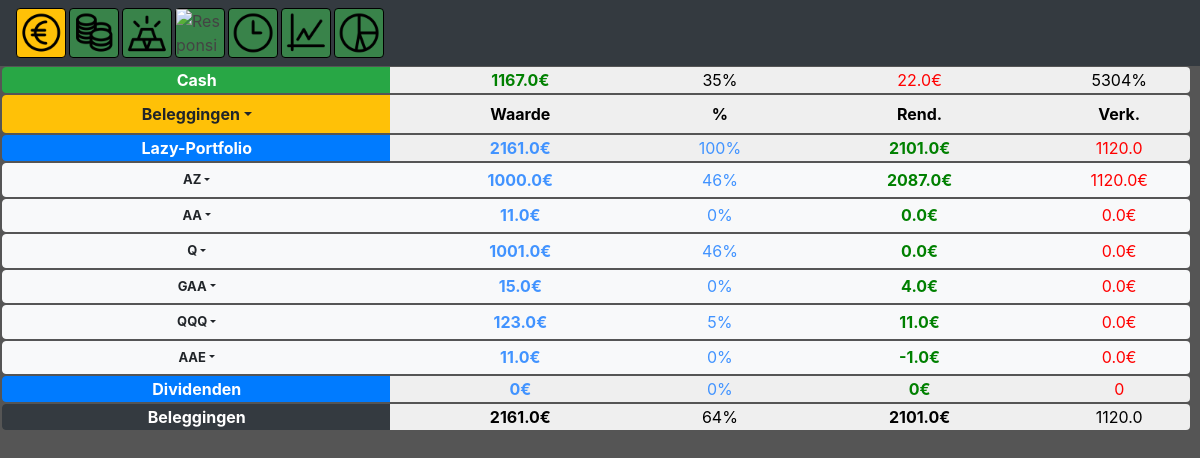
Page /beleggingen (signed in) on the committed database.
### tables this page shows
CREATE TABLE `Portfolios` (
	`userid`	INTEGER NOT NULL,
	`naam`	TEXT NOT NULL
);

CREATE TABLE "Beleggingen" (
	`userid`	INTEGER NOT NULL,
	`naam`	TEXT NOT NULL,
	`prijs`	REAL NOT NULL,
	`waarde`	REAL NOT NULL,
	`portfolio`	TEXT NOT NULL,
	`datum`	TEXT NOT NULL,
	`verkocht`	REAL,
	FOREIGN KEY(`userid`) REFERENCES `users`(`id`)
);

### app.py (the view, shortened to what this page needs)
@app.route("/beleggingen", methods=["POST","GET"])
@login_required
def beleggingen():
    if request.method == "GET":
        db = db_connect('pythonsqlite.db')
        rowsb = db.execute("SELECT * FROM Portfolios WHERE userid = ? ",
                            (session["user_id"],))
        portfolios = rowsb.fetchall()
        rowsb = db.execute("SELECT * FROM Beleggingen WHERE Userid = ?",
                          (session["user_id"],))
        beleggingen = rowsb.fetchall()
        totaalbeleggingen = 0
        totaalprijs = 0
        totaalverkocht = 0
        for row in beleggingen:
            totaalprijs += row[2]
            totaalbeleggingen += row[3]
            totaalverkocht += row[6]
        rowsb = db.execute("SELECT * FROM rekeningen WHERE userid = ? ",
                          (session["user_id"],))
        rowb = rowsb.fetchall()
        cash = 0
        for row in rowb:
            cash += row[1]
        selecteer = db.execute("SELECT * FROM Transacties WHERE userid=? and Soort=? and Datum >= date('now','start of month', '-12 month') and Datum < date('now','start of month')",
                          (session["user_id"], "Uitgave"))
        uitgaven = selecteer.fetchall()
        totaaluitgaven = 0
        for uitgave in uitgaven:
            totaaluitgaven += uitgave[2]
        return render_template("beleggingen.html", portfolios=portfolios, beleggingen=beleggingen, totaalprijs=totaalprijs, totaalbeleggingen=totaalbeleggingen, cash=cash, totaaluitgaven=totaaluitgaven, totaalverkocht=totaalverkocht)

### helpers.py (called while the page is built)
def db_connect(string):
    conn = sqlite3.connect(string)
    return conn.cursor()

def login_required(f):
    @wraps(f)
    def decorated_function(*args, **kwargs):
        if session.get("user_id") is None:
            return redirect("/login")
        return f(*args, **kwargs)
    return decorated_function

### templates/beleggingen.html (shortened to what this page needs)
{%extends "layoutHome.html"%}
{%block homeBody%}
<div class="btn-group headerbudget" role="group" aria-label="Basic example">
    <button type="button" class="hometext bigportfolio btn btn-success">Cash</button>
    <button type="button" class="hometext inkomsthome smallportfolio btn">{{cash}}€</button>
    <button type="button" class="percentportfolio btn">{% if totaaluitgaven > 0 %}{{ (cash / (totaalbeleggingen + cash) * 100) | int }}%{%else%}0%{% endif %}</button>
    <button type="button" class="uitgavehome smallportfolio btn">{{totaaluitgaven}}€</button>
    <button type="button" class="percentportfolio btn">{% if totaaluitgaven > 0 %}{{ (cash / totaaluitgaven * 100) | int }}%{%else%}0%{% endif %}</button>
</div>
<div class="btn-group headerbudget" role="group" aria-label="Basic example">
    <div class="bigportfolio btn-group" role="group">
        <button id="btnGroupDrop1" type="button" class="expensebudget btn btn-warning dropdown-toggle dropdown-toggle-split" data-toggle="dropdown" aria-haspopup="true" aria-expanded="false">
        Beleggingen
        </button>
    </div>
    <button type="button" class="hometext smallportfolio btn">Waarde</button>
    <button type="button" class="hometext percentportfolio btn">%</button>
    <button type="button" class="hometext smallportfolio btn">Rend.</button>
    <button type="button" class="hometext percentportfolio btn">Verk.</button>
</div>
<div class="container-fluid">
    {% for row in portfolios %}
    {%set total = namespace(a=0)%}
    {%set prijs = namespace(b=0)%}
    {%set verkoop = namespace(c=0)%}
    {% for belegging in beleggingen %}
    {% if belegging[4] == row[1] %}
    {%set total.a = total.a + belegging[3] %}
    {%set prijs.b = prijs.b + belegging[2] %}
    {%set verkoop.c = verkoop.c + belegging[6] %}
    {% endif %}
    {% endfor %}
    <div class="btn-group headerbudget" role="group" aria-label="Basic example">
        <button type="button" class="hometext bigportfolio btn btn-primary">{{row[1]}}</button>
        <button type="button" class="hometext savingshome smallportfolio btn ">{{ total.a }}€</button>
        <button type="button" class="savingshome percentportfolio btn ">{% if totaalbeleggingen > 0 %}{{ (total.a / totaalbeleggingen * 100) | int }}%{%else%}0%{% endif %}</button>
        <button type="button" class="hometext inkomsthome smallportfolio btn ">{{ total.a - prijs.b + verkoop.c }}€</button>
        <button type="button" class="uitgavehome percentportfolio btn ">{{verkoop.c}}</button>
      </div>
    {% for belegging in beleggingen %}
    {% if belegging[4] == row[1] %}
    <div class="btn-group headerbudget" role="group" aria-label="Basic example">
        <div class="bigportfolio btn-group thinportfolio" role="group">
                <button id="btnGroupDrop1" type="button" class="expensebudget btn btn-light dropdown-toggle dropdown-toggle-split smallfont" data-toggle="dropdown" aria-haspopup="true" aria-expanded="false">
                    {{belegging[1]}}
                </button>
            </div>
        <button type="button" class="hometext savingshome smallportfolio btn btn-light">{{ belegging[3] }}€</button>
        <button type="button" class="savingshome percentportfolio btn btn-light">{% if total.a > 0 %}{{ (belegging[3] / total.a * 100) | int }}%{%else%}0%{% endif %}</button>
        <button type="button" class="hometext inkomsthome smallportfolio btn btn-light">{{ belegging[3] - belegging[2] + belegging[6] }}€</button>
        <button type="button" class="uitgavehome percentportfolio btn btn-light">{{belegging[6]}}€</button>
        </div>
    {% endif %}
    {% endfor %}
    {% endfor %}
<div class="btn-group headerbudget" role="group" aria-label="Basic example">
    <button type="button" class="hometext bigportfolio btn btn-dark">Beleggingen</button>
    <button type="button" class="hometext smallportfolio btn">{{totaalbeleggingen}}€</button>
    <button type="button" class="percentportfolio btn">{% if (totaalbeleggingen + cash) > 0 %}{{ (totaalbeleggingen / (totaalbeleggingen + cash) * 100) | int }}%{%else%}0%{% endif %}</button>
    <button type="button" class="hometext smallportfolio btn">{{totaalbeleggingen - totaalprijs + totaalverkocht}}€</button>
    <button type="button" class="percentportfolio btn">{{totaalverkocht}}</button>
</div>
{%endblock%}

### static/styles.css (style rules this page uses)
body { background: #555555 !important; }
.container-fluid { padding: 0px; }
.headerbudget { width:99% !important; font-weight: bold; margin: 1px; margin-left: 2px; }
.expensebudget { width:100% !important; font-weight: bold; }
.hometext { font-weight: bold; vertical-align: center; }
.inkomsthome { color: green; }
.uitgavehome { color: red; }
.savingshome { color: #4193ff; }
.smallportfolio { width: 22% !important; padding: 0px; border: 0px; }
.percentportfolio { width: 12% !important; padding: 0px; border: 0px; }
.bigportfolio { width: 33%; height: 6%; padding: 0px; }
.smallfont { font-size: 13px; }
.thinportfolio { height: 5%; }

### rows in the picture
Portfolios: naam "Lazy-Portfolio", a "2161.0", a "100", a "2101.0", c "1120.0"
Beleggingen: naam "AZ", waarde "1000.0", (belegging[3]/total.a*100)|int "46", belegging[3]-belegging[2]+belegging[6] "2087.0", verkocht "1120.0"
Beleggingen: naam "AA", waarde "11.0", (belegging[3]/total.a*100)|int "0", belegging[3]-belegging[2]+belegging[6] "0.0", verkocht "0.0"
Beleggingen: naam "Q", waarde "1001.0", (belegging[3]/total.a*100)|int "46", belegging[3]-belegging[2]+belegging[6] "0.0", verkocht "0.0"
Beleggingen: naam "GAA", waarde "15.0", (belegging[3]/total.a*100)|int "0", belegging[3]-belegging[2]+belegging[6] "4.0", verkocht "0.0"
Beleggingen: naam "QQQ", waarde "123.0", (belegging[3]/total.a*100)|int "5", belegging[3]-belegging[2]+belegging[6] "11.0", verkocht "0.0"
Beleggingen: naam "AAE", waarde "11.0", (belegging[3]/total.a*100)|int "0", belegging[3]-belegging[2]+belegging[6] "-1.0", verkocht "0.0"
Portfolios: naam "Dividenden", a "0", c "0"

### other values in the picture
{{ cash }} "1167.0"
{{ (cash / (totaalbeleggingen + cash) * 100) | int }} "35"
{{ totaaluitgaven }} "22.0"
{{ (cash / totaaluitgaven * 100) | int }} "5304"
{{ totaalbeleggingen }} "2161.0"
{{ (totaalbeleggingen / (totaalbeleggingen + cash) * 100) | int }} "64"
{{ totaalbeleggingen - totaalprijs + totaalverkocht }} "2101.0"
{{ totaalverkocht }} "1120.0"
